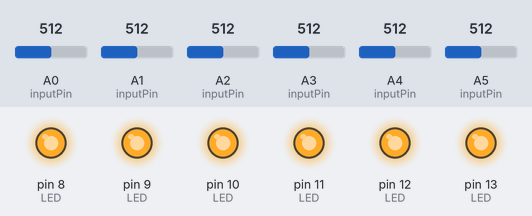
Simulated run of this sketch. Board: Arduino Uno, built with avr-gcc and run on an emulated ATmega328P. On the bench: output pins drawn as LEDs (lit = HIGH). Inputs (shaded band) come from the test bench; at power-on: A5 (inputPin) = 512, A0 (inputPin) = 512, A1 (inputPin) = 512, A2 (inputPin) = 512, A3 (inputPin) = 512, A4 (inputPin) = 512. What the sketch prints to the serial monitor is not drawn.

Above: at 1.2 s.
1.3 s: A5 (inputPin) set to 39
2.8 s: A5 (inputPin) set to 30
At 4.0 s:
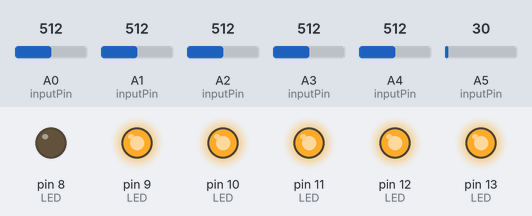
4.3 s: A0 (inputPin) set to 36
5.8 s: A0 (inputPin) set to 30
At 7.0 s:
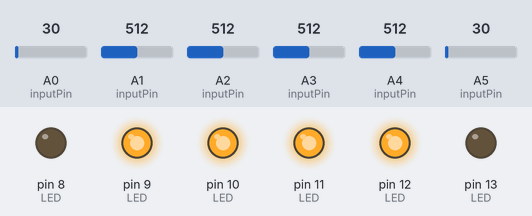
7.3 s: A1 (inputPin) set to 35
8.8 s: A1 (inputPin) set to 31
At 9.2 s:
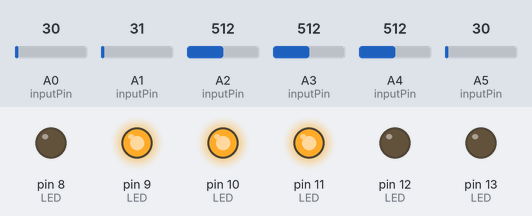
Timing chart, 0 to 11.3 s (numbered marks = the images above; inputs shaded):
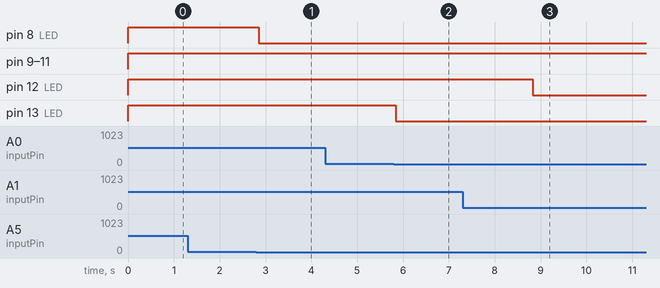

The sketch:

photodiode_and_led.ino
```cpp
const int size(6);
const int read_size(25);
const int south = A2;
const int south_LED = 11;
const int west = A3;
const int west_LED = 10;
const int north = A5;
const int north_LED = 8;
const int east = A1;
const int east_LED = 12;
const int north_east = A0;
const int north_east_LED = 13;
const int north_west = A4;
const int north_west_LED = 9;
const int north_value = 35;
const int south_value = 35;
const int east_value = 34;
const int west_value = 37;
const int north_east_value = 34;
const int north_west_value = 39;
const int north_idx = 0;
const int south_idx = 5;
const int east_idx = 3;
const int west_idx = 4;
const int north_east_idx = 1;
const int north_west_idx = 2;

//calibrate from 5th line front edge, bottom left edge of tape

const int serial_select(north_idx);
int LED[size] = {north_LED, north_east_LED, north_west_LED, east_LED, west_LED,
  south_LED};
const int dist_values[6] = {north_value, north_east_value, north_west_value,
 east_value, west_value, south_value};

int inputPin[size] = {north, north_east, north_west, east, west, south};
int readings[size][read_size];
int total[size];
int average[size];
int readIndex(0);

void setup() {
  Serial.begin(9600);
  for (unsigned i(0); i < size; ++i) {
    pinMode(LED[i], OUTPUT);
    total[i] = 0;
    average[i] = 0;
    for (unsigned j(0); j < read_size; j++) {
      readings[i][j] = 0;
    }
  }
}

void loop() {
  for (unsigned i(0); i < size; ++i) {
    total[i] -= readings[i][readIndex];
    readings[i][readIndex] = analogRead(inputPin[i]);
    total[i] += readings[i][readIndex];
    average[i] = total[i] / read_size;
    if (i == serial_select) {
      Serial.println(average[i]);
    }
    if (average[i] >= dist_values[i]) {
      digitalWrite(LED[i], HIGH);
    }
    else {
      digitalWrite(LED[i], LOW);
    }
  }
  readIndex = readIndex + 1;
  if (readIndex >= read_size) {
    readIndex = 0;
  }
  delay(1);
}

/*
  5.6M 180 (low 160, ambience 165, high 190, side angle 180)
  10M (low 290, ambience 297, high 350, side angle 315)
  */
```

Measured:
- the behaviour switches between 35 and 34 on A5 (inputPin) (found by bisection; images 0 and 1)
- the behaviour switches between 34 and 33 on A0 (inputPin) (found by bisection; images 1 and 2)
- the behaviour switches between 34 and 33 on A1 (inputPin) (found by bisection; images 2 and 3)
- after the input at 2.8 s, pin 8 (LED): HIGH → LOW after 0.05 s
- after the input at 5.8 s, pin 13 (LED): HIGH → LOW at once
- after the input at 8.8 s, pin 12 (LED): HIGH → LOW at once
